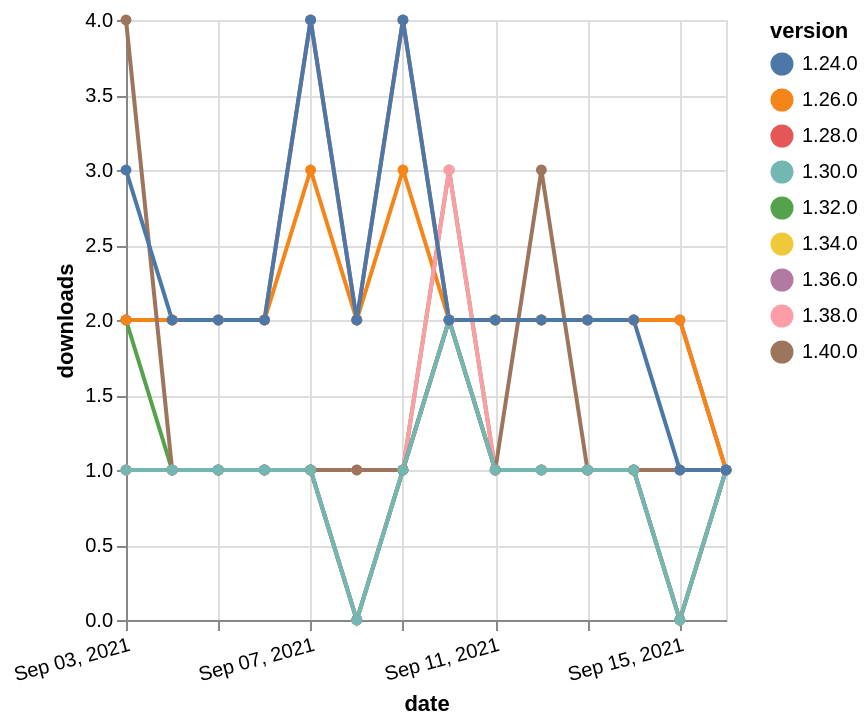

Vega-Lite specification for this chart:
### Vega-Lite specification from a JSON file in a GitHub repository (floating-point values rounded to 4 significant figures)
{"$schema": "https://vega.github.io/schema/vega-lite/v5.json", "description": "A simple bar chart with embedded data.", "data": {"values": [{"date": "2021-09-03", "total": 187, "delta": 1, "version": "1.34.0"}, {"date": "2021-09-04", "total": 188, "delta": 1, "version": "1.34.0"}, {"date": "2021-09-05", "total": 189, "delta": 1, "version": "1.34.0"}, {"date": "2021-09-06", "total": 190, "delta": 1, "version": "1.34.0"}, {"date": "2021-09-07", "total": 191, "delta": 1, "version": "1.34.0"}, {"date": "2021-09-08", "total": 191, "delta": 0, "version": "1.34.0"}, {"date": "2021-09-09", "total": 192, "delta": 1, "version": "1.34.0"}, {"date": "2021-09-10", "total": 194, "delta": 2, "version": "1.34.0"}, {"date": "2021-09-11", "total": 195, "delta": 1, "version": "1.34.0"}, {"date": "2021-09-12", "total": 196, "delta": 1, "version": "1.34.0"}, {"date": "2021-09-13", "total": 197, "delta": 1, "version": "1.34.0"}, {"date": "2021-09-14", "total": 198, "delta": 1, "version": "1.34.0"}, {"date": "2021-09-15", "total": 198, "delta": 0, "version": "1.34.0"}, {"date": "2021-09-16", "total": 199, "delta": 1, "version": "1.34.0"}, {"date": "2021-09-03", "total": 355, "delta": 2, "version": "1.32.0"}, {"date": "2021-09-04", "total": 356, "delta": 1, "version": "1.32.0"}, {"date": "2021-09-05", "total": 357, "delta": 1, "version": "1.32.0"}, {"date": "2021-09-06", "total": 358, "delta": 1, "version": "1.32.0"}, {"date": "2021-09-07", "total": 359, "delta": 1, "version": "1.32.0"}, {"date": "2021-09-08", "total": 359, "delta": 0, "version": "1.32.0"}, {"date": "2021-09-09", "total": 360, "delta": 1, "version": "1.32.0"}, {"date": "2021-09-10", "total": 363, "delta": 3, "version": "1.32.0"}, {"date": "2021-09-11", "total": 364, "delta": 1, "version": "1.32.0"}, {"date": "2021-09-12", "total": 365, "delta": 1, "version": "1.32.0"}, {"date": "2021-09-13", "total": 366, "delta": 1, "version": "1.32.0"}, {"date": "2021-09-14", "total": 367, "delta": 1, "version": "1.32.0"}, {"date": "2021-09-15", "total": 367, "delta": 0, "version": "1.32.0"}, {"date": "2021-09-16", "total": 368, "delta": 1, "version": "1.32.0"}, {"date": "2021-09-03", "total": 2503, "delta": 2, "version": "1.28.0"}, {"date": "2021-09-04", "total": 2505, "delta": 2, "version": "1.28.0"}, {"date": "2021-09-05", "total": 2507, "delta": 2, "version": "1.28.0"}, {"date": "2021-09-06", "total": 2509, "delta": 2, "version": "1.28.0"}, {"date": "2021-09-07", "total": 2513, "delta": 4, "version": "1.28.0"}, {"date": "2021-09-08", "total": 2515, "delta": 2, "version": "1.28.0"}, {"date": "2021-09-09", "total": 2519, "delta": 4, "version": "1.28.0"}, {"date": "2021-09-10", "total": 2521, "delta": 2, "version": "1.28.0"}, {"date": "2021-09-11", "total": 2523, "delta": 2, "version": "1.28.0"}, {"date": "2021-09-12", "total": 2525, "delta": 2, "version": "1.28.0"}, {"date": "2021-09-13", "total": 2527, "delta": 2, "version": "1.28.0"}, {"date": "2021-09-14", "total": 2529, "delta": 2, "version": "1.28.0"}, {"date": "2021-09-15", "total": 2531, "delta": 2, "version": "1.28.0"}, {"date": "2021-09-16", "total": 2532, "delta": 1, "version": "1.28.0"}, {"date": "2021-09-03", "total": 2627, "delta": 2, "version": "1.26.0"}, {"date": "2021-09-04", "total": 2629, "delta": 2, "version": "1.26.0"}, {"date": "2021-09-05", "total": 2631, "delta": 2, "version": "1.26.0"}, {"date": "2021-09-06", "total": 2633, "delta": 2, "version": "1.26.0"}, {"date": "2021-09-07", "total": 2636, "delta": 3, "version": "1.26.0"}, {"date": "2021-09-08", "total": 2638, "delta": 2, "version": "1.26.0"}, {"date": "2021-09-09", "total": 2641, "delta": 3, "version": "1.26.0"}, {"date": "2021-09-10", "total": 2643, "delta": 2, "version": "1.26.0"}, {"date": "2021-09-11", "total": 2645, "delta": 2, "version": "1.26.0"}, {"date": "2021-09-12", "total": 2647, "delta": 2, "version": "1.26.0"}, {"date": "2021-09-13", "total": 2649, "delta": 2, "version": "1.26.0"}, {"date": "2021-09-14", "total": 2651, "delta": 2, "version": "1.26.0"}, {"date": "2021-09-15", "total": 2653, "delta": 2, "version": "1.26.0"}, {"date": "2021-09-16", "total": 2654, "delta": 1, "version": "1.26.0"}, {"date": "2021-09-03", "total": 186, "delta": 1, "version": "1.38.0"}, {"date": "2021-09-04", "total": 187, "delta": 1, "version": "1.38.0"}, {"date": "2021-09-05", "total": 188, "delta": 1, "version": "1.38.0"}, {"date": "2021-09-06", "total": 189, "delta": 1, "version": "1.38.0"}, {"date": "2021-09-07", "total": 190, "delta": 1, "version": "1.38.0"}, {"date": "2021-09-08", "total": 191, "delta": 1, "version": "1.38.0"}, {"date": "2021-09-09", "total": 192, "delta": 1, "version": "1.38.0"}, {"date": "2021-09-10", "total": 195, "delta": 3, "version": "1.38.0"}, {"date": "2021-09-11", "total": 196, "delta": 1, "version": "1.38.0"}, {"date": "2021-09-12", "total": 197, "delta": 1, "version": "1.38.0"}, {"date": "2021-09-13", "total": 198, "delta": 1, "version": "1.38.0"}, {"date": "2021-09-14", "total": 199, "delta": 1, "version": "1.38.0"}, {"date": "2021-09-15", "total": 200, "delta": 1, "version": "1.38.0"}, {"date": "2021-09-16", "total": 201, "delta": 1, "version": "1.38.0"}, {"date": "2021-09-03", "total": 163, "delta": 1, "version": "1.36.0"}, {"date": "2021-09-04", "total": 164, "delta": 1, "version": "1.36.0"}, {"date": "2021-09-05", "total": 165, "delta": 1, "version": "1.36.0"}, {"date": "2021-09-06", "total": 166, "delta": 1, "version": "1.36.0"}, {"date": "2021-09-07", "total": 167, "delta": 1, "version": "1.36.0"}, {"date": "2021-09-08", "total": 167, "delta": 0, "version": "1.36.0"}, {"date": "2021-09-09", "total": 168, "delta": 1, "version": "1.36.0"}, {"date": "2021-09-10", "total": 170, "delta": 2, "version": "1.36.0"}, {"date": "2021-09-11", "total": 171, "delta": 1, "version": "1.36.0"}, {"date": "2021-09-12", "total": 172, "delta": 1, "version": "1.36.0"}, {"date": "2021-09-13", "total": 173, "delta": 1, "version": "1.36.0"}, {"date": "2021-09-14", "total": 174, "delta": 1, "version": "1.36.0"}, {"date": "2021-09-15", "total": 174, "delta": 0, "version": "1.36.0"}, {"date": "2021-09-16", "total": 175, "delta": 1, "version": "1.36.0"}, {"date": "2021-09-03", "total": 120, "delta": 4, "version": "1.40.0"}, {"date": "2021-09-04", "total": 121, "delta": 1, "version": "1.40.0"}, {"date": "2021-09-05", "total": 122, "delta": 1, "version": "1.40.0"}, {"date": "2021-09-06", "total": 123, "delta": 1, "version": "1.40.0"}, {"date": "2021-09-07", "total": 124, "delta": 1, "version": "1.40.0"}, {"date": "2021-09-08", "total": 125, "delta": 1, "version": "1.40.0"}, {"date": "2021-09-09", "total": 126, "delta": 1, "version": "1.40.0"}, {"date": "2021-09-10", "total": 128, "delta": 2, "version": "1.40.0"}, {"date": "2021-09-11", "total": 129, "delta": 1, "version": "1.40.0"}, {"date": "2021-09-12", "total": 132, "delta": 3, "version": "1.40.0"}, {"date": "2021-09-13", "total": 133, "delta": 1, "version": "1.40.0"}, {"date": "2021-09-14", "total": 134, "delta": 1, "version": "1.40.0"}, {"date": "2021-09-15", "total": 135, "delta": 1, "version": "1.40.0"}, {"date": "2021-09-16", "total": 136, "delta": 1, "version": "1.40.0"}, {"date": "2021-09-03", "total": 259, "delta": 1, "version": "1.30.0"}, {"date": "2021-09-04", "total": 260, "delta": 1, "version": "1.30.0"}, {"date": "2021-09-05", "total": 261, "delta": 1, "version": "1.30.0"}, {"date": "2021-09-06", "total": 262, "delta": 1, "version": "1.30.0"}, {"date": "2021-09-07", "total": 263, "delta": 1, "version": "1.30.0"}, {"date": "2021-09-08", "total": 263, "delta": 0, "version": "1.30.0"}, {"date": "2021-09-09", "total": 264, "delta": 1, "version": "1.30.0"}, {"date": "2021-09-10", "total": 266, "delta": 2, "version": "1.30.0"}, {"date": "2021-09-11", "total": 267, "delta": 1, "version": "1.30.0"}, {"date": "2021-09-12", "total": 268, "delta": 1, "version": "1.30.0"}, {"date": "2021-09-13", "total": 269, "delta": 1, "version": "1.30.0"}, {"date": "2021-09-14", "total": 270, "delta": 1, "version": "1.30.0"}, {"date": "2021-09-15", "total": 270, "delta": 0, "version": "1.30.0"}, {"date": "2021-09-16", "total": 271, "delta": 1, "version": "1.30.0"}, {"date": "2021-09-03", "total": 3114, "delta": 3, "version": "1.24.0"}, {"date": "2021-09-04", "total": 3116, "delta": 2, "version": "1.24.0"}, {"date": "2021-09-05", "total": 3118, "delta": 2, "version": "1.24.0"}, {"date": "2021-09-06", "total": 3120, "delta": 2, "version": "1.24.0"}, {"date": "2021-09-07", "total": 3124, "delta": 4, "version": "1.24.0"}, {"date": "2021-09-08", "total": 3126, "delta": 2, "version": "1.24.0"}, {"date": "2021-09-09", "total": 3130, "delta": 4, "version": "1.24.0"}, {"date": "2021-09-10", "total": 3132, "delta": 2, "version": "1.24.0"}, {"date": "2021-09-11", "total": 3134, "delta": 2, "version": "1.24.0"}, {"date": "2021-09-12", "total": 3136, "delta": 2, "version": "1.24.0"}, {"date": "2021-09-13", "total": 3138, "delta": 2, "version": "1.24.0"}, {"date": "2021-09-14", "total": 3140, "delta": 2, "version": "1.24.0"}, {"date": "2021-09-15", "total": 3141, "delta": 1, "version": "1.24.0"}, {"date": "2021-09-16", "total": 3142, "delta": 1, "version": "1.24.0"}]}, "width": "container", "mark": {"type": "line", "point": {"filled": true}}, "encoding": {"x": {"field": "date", "type": "temporal", "timeUnit": "yearmonthdate", "title": "date", "axis": {"labelAngle": -15}}, "y": {"field": "delta", "type": "quantitative", "title": "downloads"}, "color": {"field": "version", "type": "nominal"}, "tooltip": {"field": "delta"}}}
